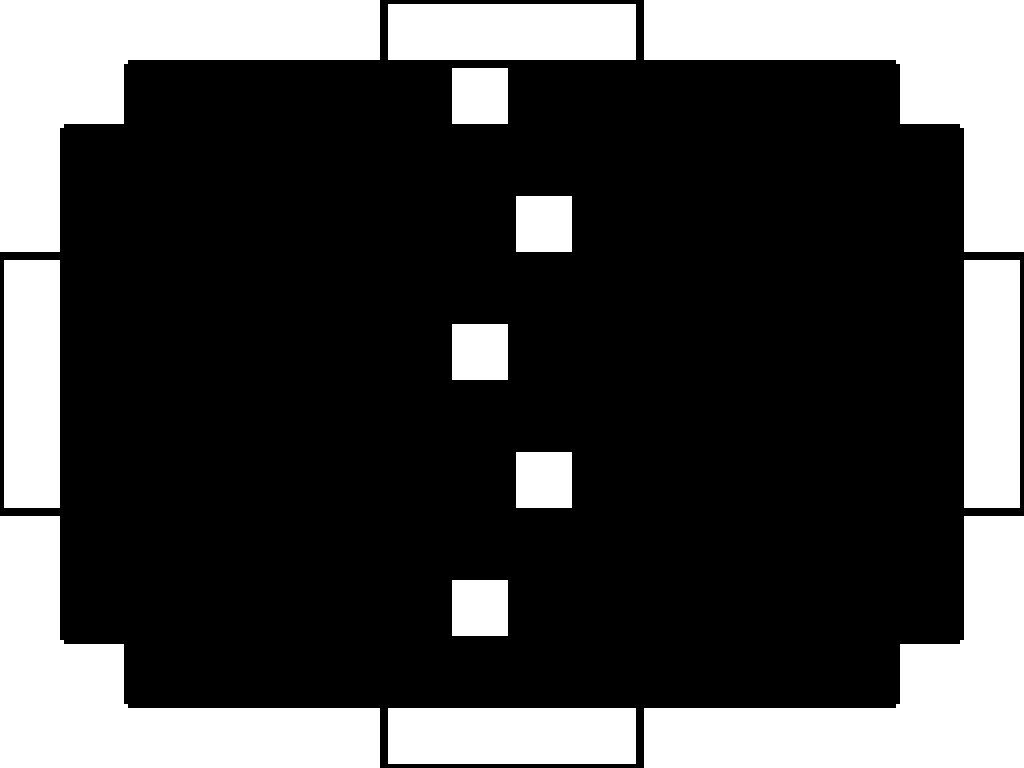

Tiled map render using the project's own tile images. Description and the whole map definition, tile-layer contents included, below:
An orthogonal 16x12 tile map with 64x64 px tiles, 5 tile layers (blocks, leftDoor, upDoor, downDoor, ...) and 1 object (playerSpawn).

<map version="1.5" tiledversion="1.6.0" orientation="orthogonal" renderorder="right-down" width="16" height="12" tilewidth="64" tileheight="64" infinite="0" nextlayerid="7" nextobjectid="2">
 <editorsettings>
  <export target="testTileMap.json" format="json" />
 </editorsettings>
 <tileset firstgid="1" name="basic_tileset" tilewidth="64" tileheight="64" tilecount="16" columns="4">
  <image source="basic_tileset.png" width="256" height="256" />
  <tile id="0">
   <properties>
    <property name="collides" type="bool" value="true" />
   </properties>
  </tile>
  <tile id="1">
   <properties>
    <property name="collides" type="bool" value="true" />
   </properties>
  </tile>
  <tile id="2">
   <properties>
    <property name="collides" type="bool" value="true" />
   </properties>
  </tile>
  <tile id="3">
   <properties>
    <property name="collides" type="bool" value="true" />
   </properties>
  </tile>
  <tile id="4">
   <properties>
    <property name="collides" type="bool" value="true" />
   </properties>
  </tile>
  <tile id="5">
   <properties>
    <property name="collides" type="bool" value="true" />
   </properties>
  </tile>
  <tile id="6">
   <properties>
    <property name="collides" type="bool" value="true" />
   </properties>
  </tile>
  <tile id="7">
   <properties>
    <property name="collides" type="bool" value="true" />
   </properties>
  </tile>
  <tile id="8">
   <properties>
    <property name="collides" type="bool" value="true" />
   </properties>
  </tile>
  <tile id="9">
   <properties>
    <property name="collides" type="bool" value="true" />
   </properties>
  </tile>
  <tile id="10">
   <properties>
    <property name="collides" type="bool" value="true" />
   </properties>
  </tile>
  <tile id="11">
   <properties>
    <property name="collides" type="bool" value="true" />
   </properties>
  </tile>
  <tile id="12">
   <properties>
    <property name="collides" type="bool" value="true" />
   </properties>
  </tile>
  <tile id="13">
   <properties>
    <property name="collides" type="bool" value="true" />
   </properties>
  </tile>
  <tile id="14">
   <properties>
    <property name="collides" type="bool" value="true" />
   </properties>
  </tile>
  <tile id="15">
   <properties>
    <property name="collides" type="bool" value="true" />
   </properties>
  </tile>
 </tileset>
 <layer id="1" name="blocks" width="16" height="12">
  <data encoding="csv">
6,6,10,10,10,11,0,0,0,0,9,10,10,10,6,6,
6,11,0,0,0,0,0,16,0,0,0,0,0,0,9,6,
7,0,0,0,0,0,0,0,0,0,0,0,0,0,0,5,
11,0,0,0,0,0,0,0,16,0,0,0,0,0,0,9,
0,0,0,0,0,0,0,0,0,0,0,0,0,0,0,0,
0,0,0,0,0,0,0,16,0,0,0,0,0,0,0,0,
0,0,0,0,0,0,0,0,0,0,0,0,0,0,0,0,
0,0,0,0,0,0,0,0,16,0,0,0,0,0,0,0,
3,0,0,0,0,0,0,0,0,0,0,0,0,0,0,1,
7,0,0,0,0,0,0,16,0,0,0,0,0,0,0,5,
6,3,0,0,0,0,0,0,0,0,0,0,0,0,1,6,
6,6,2,2,2,3,0,0,0,0,1,2,2,2,6,6
</data>
 </layer>
 <layer id="3" name="leftDoor" width="16" height="12">
  <data encoding="csv">
0,0,0,0,0,0,0,0,0,0,0,0,0,0,0,0,
0,0,0,0,0,0,0,0,0,0,0,0,0,0,0,0,
0,0,0,0,0,0,0,0,0,0,0,0,0,0,0,0,
0,0,0,0,0,0,0,0,0,0,0,0,0,0,0,0,
4,0,0,0,0,0,0,0,0,0,0,0,0,0,0,0,
8,0,0,0,0,0,0,0,0,0,0,0,0,0,0,0,
8,0,0,0,0,0,0,0,0,0,0,0,0,0,0,0,
12,0,0,0,0,0,0,0,0,0,0,0,0,0,0,0,
0,0,0,0,0,0,0,0,0,0,0,0,0,0,0,0,
0,0,0,0,0,0,0,0,0,0,0,0,0,0,0,0,
0,0,0,0,0,0,0,0,0,0,0,0,0,0,0,0,
0,0,0,0,0,0,0,0,0,0,0,0,0,0,0,0
</data>
 </layer>
 <layer id="4" name="upDoor" width="16" height="12">
  <data encoding="csv">
0,0,0,0,0,0,13,14,14,15,0,0,0,0,0,0,
0,0,0,0,0,0,0,0,0,0,0,0,0,0,0,0,
0,0,0,0,0,0,0,0,0,0,0,0,0,0,0,0,
0,0,0,0,0,0,0,0,0,0,0,0,0,0,0,0,
0,0,0,0,0,0,0,0,0,0,0,0,0,0,0,0,
0,0,0,0,0,0,0,0,0,0,0,0,0,0,0,0,
0,0,0,0,0,0,0,0,0,0,0,0,0,0,0,0,
0,0,0,0,0,0,0,0,0,0,0,0,0,0,0,0,
0,0,0,0,0,0,0,0,0,0,0,0,0,0,0,0,
0,0,0,0,0,0,0,0,0,0,0,0,0,0,0,0,
0,0,0,0,0,0,0,0,0,0,0,0,0,0,0,0,
0,0,0,0,0,0,0,0,0,0,0,0,0,0,0,0
</data>
 </layer>
 <layer id="5" name="downDoor" width="16" height="12">
  <data encoding="csv">
0,0,0,0,0,0,0,0,0,0,0,0,0,0,0,0,
0,0,0,0,0,0,0,0,0,0,0,0,0,0,0,0,
0,0,0,0,0,0,0,0,0,0,0,0,0,0,0,0,
0,0,0,0,0,0,0,0,0,0,0,0,0,0,0,0,
0,0,0,0,0,0,0,0,0,0,0,0,0,0,0,0,
0,0,0,0,0,0,0,0,0,0,0,0,0,0,0,0,
0,0,0,0,0,0,0,0,0,0,0,0,0,0,0,0,
0,0,0,0,0,0,0,0,0,0,0,0,0,0,0,0,
0,0,0,0,0,0,0,0,0,0,0,0,0,0,0,0,
0,0,0,0,0,0,0,0,0,0,0,0,0,0,0,0,
0,0,0,0,0,0,0,0,0,0,0,0,0,0,0,0,
0,0,0,0,0,0,13,14,14,15,0,0,0,0,0,0
</data>
 </layer>
 <layer id="6" name="rightDoor" width="16" height="12">
  <data encoding="csv">
0,0,0,0,0,0,0,0,0,0,0,0,0,0,0,0,
0,0,0,0,0,0,0,0,0,0,0,0,0,0,0,0,
0,0,0,0,0,0,0,0,0,0,0,0,0,0,0,0,
0,0,0,0,0,0,0,0,0,0,0,0,0,0,0,0,
0,0,0,0,0,0,0,0,0,0,0,0,0,0,0,4,
0,0,0,0,0,0,0,0,0,0,0,0,0,0,0,8,
0,0,0,0,0,0,0,0,0,0,0,0,0,0,0,8,
0,0,0,0,0,0,0,0,0,0,0,0,0,0,0,12,
0,0,0,0,0,0,0,0,0,0,0,0,0,0,0,0,
0,0,0,0,0,0,0,0,0,0,0,0,0,0,0,0,
0,0,0,0,0,0,0,0,0,0,0,0,0,0,0,0,
0,0,0,0,0,0,0,0,0,0,0,0,0,0,0,0
</data>
 </layer>
 <objectgroup id="2" name="playerSpawn">
  <object id="1" name="playerSpawn" x="192" y="576">
   <point />
  </object>
 </objectgroup>
</map>
